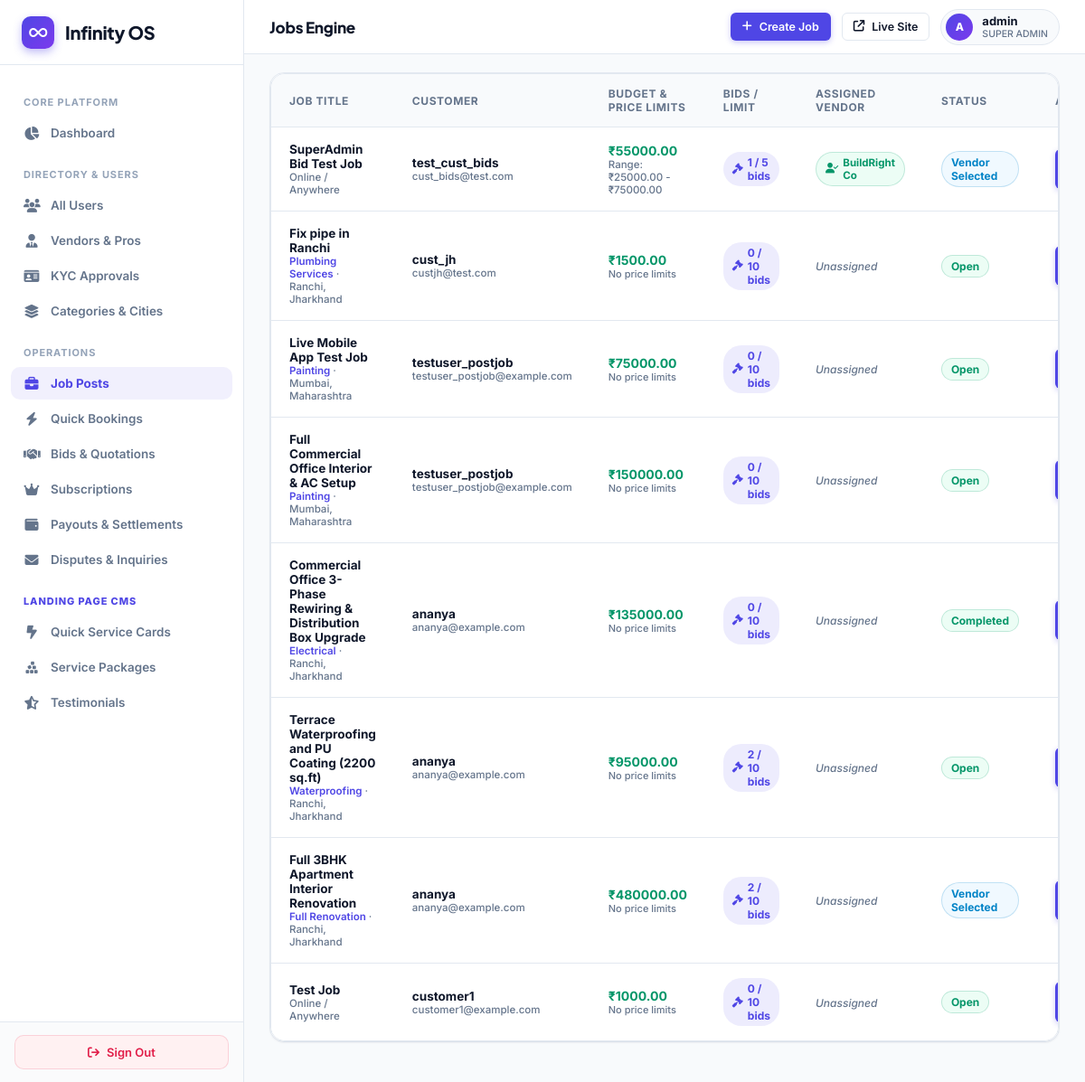
/super-admin/jobs/ (signed in), run on an earlier commit of the app's database.
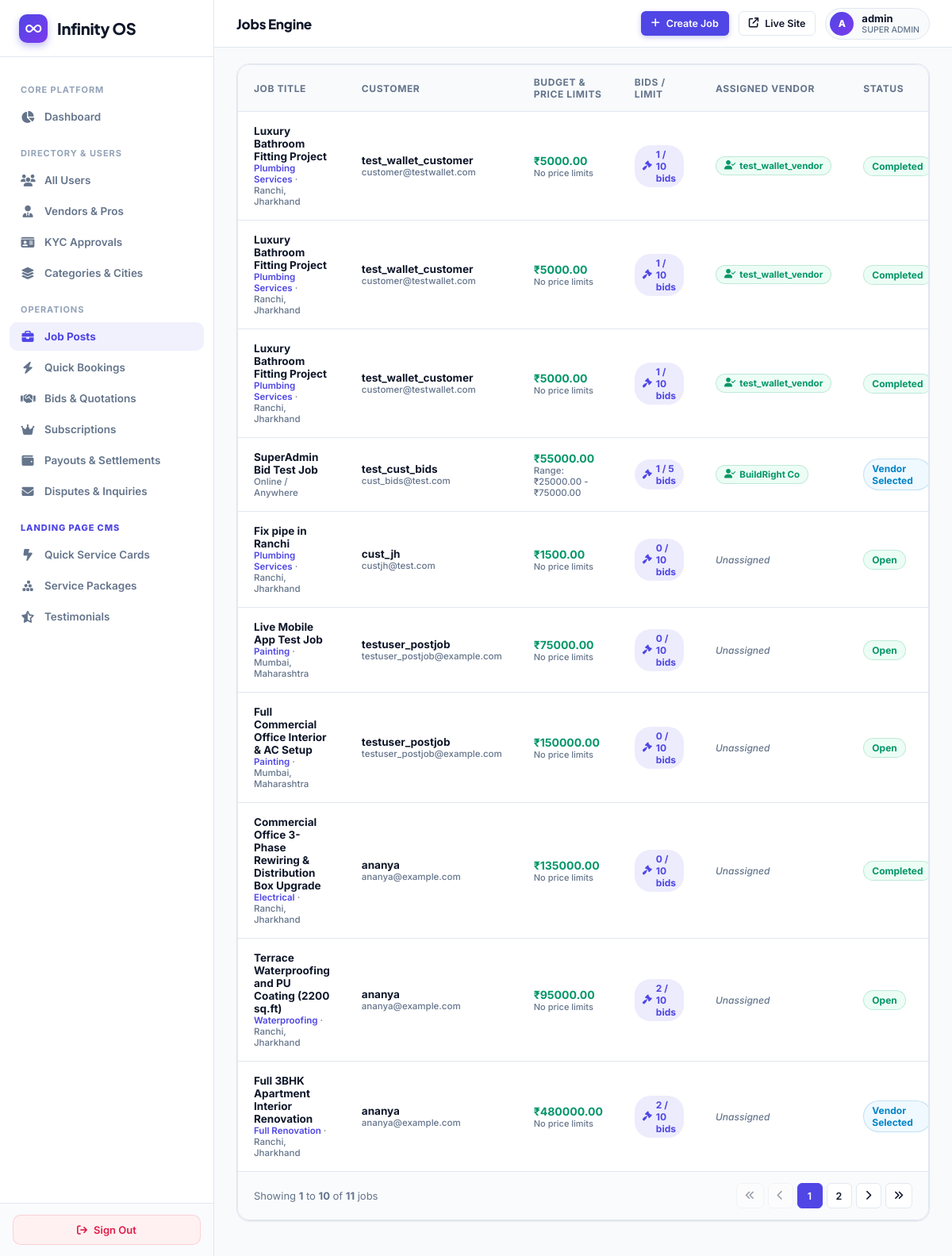
And on a later commit of the database.
### myapp/models.py (models this page shows, shortened)
class CustomUser(AbstractUser):
    ROLE_CHOICES = (
        ('ADMIN', 'Admin'),
        ('VENDOR', 'Vendor'),
        ('USER', 'User'),
    )
    role = models.CharField(max_length=20, choices=ROLE_CHOICES, default='USER')
    assigned_state = models.CharField(max_length=100, blank=True, null=True, help_text="Assigned State/Territory for Area Admin")
    assigned_city = models.CharField(max_length=100, blank=True, null=True, help_text="Assigned City (optional) for Area Admin")

class Job(models.Model):
    STATUS_CHOICES = (
        ('open', 'Open'),
        ('progress', 'In Progress'),
        ('completed', 'Completed'),
        ('cancelled', 'Cancelled'),
        ('closed', 'Closed'),
        ('selected', 'Vendor Selected'),
    )
    title = models.CharField(max_length=255)
    category = models.ForeignKey('Category', on_delete=models.SET_NULL, null=True, blank=True)
    description = models.TextField(blank=True, null=True)
    required_work = models.JSONField(default=list, blank=True, null=True)
    scope_of_work = models.TextField(blank=True, null=True)
    materials_details = models.TextField(blank=True, null=True)
    additional_requirements = models.TextField(blank=True, null=True)
    budget = models.DecimalField(max_digits=10, decimal_places=2)
    budget_type = models.CharField(max_length=50, blank=True, null=True)
    preferred_start_date = models.DateField(null=True, blank=True)
    expected_completion = models.DateField(null=True, blank=True)
    required_time = models.CharField(max_length=100, blank=True, null=True)
    shift_availability = models.CharField(max_length=50, blank=True, null=True)
    working_hours = models.CharField(max_length=100, blank=True, null=True)
    location = models.ForeignKey('Location', on_delete=models.SET_NULL, null=True, blank=True)
    address = models.TextField(blank=True, null=True)
    pincode = models.CharField(max_length=20, blank=True, null=True)
    contact_name = models.CharField(max_length=255, blank=True, null=True)
    contact_mobile = models.CharField(max_length=20, blank=True, null=True)
    user = models.ForeignKey(CustomUser, on_delete=models.CASCADE, related_name='jobs')
    bids_count = models.IntegerField(default=0)
    max_bids = models.IntegerField(default=10, blank=True, null=True, help_text="Maximum allowed bids")
    min_bid_amount = models.DecimalField(max_digits=10, decimal_places=2, null=True, blank=True, help_text="Minimum allowed bid price")
    max_bid_amount = models.DecimalField(max_digits=10, decimal_places=2, null=True, blank=True, help_text="Maximum allowed bid price")
    assigned_vendor = models.ForeignKey(CustomUser, on_delete=models.SET_NULL, null=True, blank=True, related_name='assigned_jobs', help_text="Vendor assigned to this job")
    status = models.CharField(max_length=20, choices=STATUS_CHOICES, default='open')
    created_at = models.DateTimeField(default=timezone.now)

class VendorProfile(models.Model):
    user = models.OneToOneField(CustomUser, on_delete=models.CASCADE, related_name='vendor_profile')
    company_name = models.CharField(max_length=255, blank=True, null=True)
    category = models.CharField(max_length=100)
    location = models.CharField(max_length=255)
    VENDOR_TYPE_CHOICES = (
        ('vendor', 'Vendor'),
        ('company', 'Company Vendor'),
    )
    vendor_type = models.CharField(max_length=20, choices=VENDOR_TYPE_CHOICES, default='vendor')
    employee_code = models.CharField(max_length=50, null=True, blank=True)
    employee_details = models.TextField(null=True, blank=True)
    dob = models.DateField(null=True, blank=True)
    gender = models.CharField(max_length=20, null=True, blank=True)
    address = models.TextField(null=True, blank=True)
    experience = models.IntegerField(default=0)
    id_proof = models.CharField(max_length=100, null=True, blank=True)
    profile_image = models.ImageField(upload_to='vendor_profiles/', null=True, blank=True)
    about = models.TextField(null=True, blank=True)
    rating = models.DecimalField(max_digits=3, decimal_places=1, default=0.0)
    registered_date = models.DateTimeField(default=timezone.now)

class Category(models.Model):
    SERVICE_TYPE_CHOICES = (
        ('job', 'Job'),
        ('quick_service', 'Quick Service'),
        ('both', 'Both'),
    )
    STATUS_CHOICES = (
        ('active', 'Active'),
        ('inactive', 'Inactive'),
    )
    name = models.CharField(max_length=100)
    service_type = models.CharField(max_length=20, choices=SERVICE_TYPE_CHOICES, default='both')
    status = models.CharField(max_length=20, choices=STATUS_CHOICES, default='active')
    created_at = models.DateTimeField(default=timezone.now)

class Location(models.Model):
    STATUS_CHOICES = (
        ('active', 'Active'),
        ('inactive', 'Inactive'),
    )
    state = models.CharField(max_length=100)
    city = models.CharField(max_length=100)
    status = models.CharField(max_length=20, choices=STATUS_CHOICES, default='active')
    created_at = models.DateTimeField(default=timezone.now)

### myapp/super_admin_views.py (the view)
# urls.py: path('super-admin/jobs/', super_admin_views.super_admin_jobs, name='super_admin_jobs'),
@sa_required
def super_admin_jobs(request):
    jobs_qs = Job.objects.all().select_related('user', 'category', 'location', 'assigned_vendor').prefetch_related('bids').order_by('-created_at')
    paginator = Paginator(jobs_qs, 10)
    page_num = request.GET.get('page', 1)
    try:
        jobs = paginator.page(page_num)
    except (EmptyPage, PageNotAnInteger):
        jobs = paginator.page(1)
    page_range = paginator.get_elided_page_range(jobs.number, on_each_side=2, on_ends=1)
    return render(request, 'superadmin/jobs.html', {'jobs': jobs, 'page_range': page_range})

### templates/superadmin/jobs.html (shortened to what this page needs)
{% extends 'superadmin/base.html' %}
{% block header_title %}Jobs Engine{% endblock %}
{% block header_actions %}
<a href="{% url 'super_admin_job_create' %}" class="btn btn-primary btn-sm">
  <i class="fa-solid fa-plus"></i>
  <span>Create Job</span>
</a>
{% endblock %}
{% block content %}
<div class="card" style="padding: 0;">
  <div class="table-container">
    <table>
      <thead>
        <tr>
          <th>Job Title</th>
          <th>Customer</th>
          <th>Budget &amp; Price Limits</th>
          <th>Bids / Limit</th>
          <th>Assigned Vendor</th>
          <th>Status</th>
          <th>Actions</th>
        </tr>
      </thead>
      <tbody>
        {% for job in jobs %}
        <tr>
          <td>
            <strong>{{ job.title }}</strong>
            <div style="font-size: 11.5px; color: var(--text-muted);">
              {% if job.category %}<span style="color: var(--accent); font-weight: 600;">{{ job.category.name }}</span> · {% endif %}
              {% if job.location %}{{ job.location.city }}, {{ job.location.state }}{% else %}Online / Anywhere{% endif %}
            </div>
          </td>
          <td>
            <strong>{{ job.user.username }}</strong>
            {% if job.user.email %}<div style="font-size: 11.5px; color: var(--text-muted);">{{ job.user.email }}</div>{% endif %}
          </td>
          <td>
            <strong style="color: var(--success); font-size: 14px;">₹{{ job.budget }}</strong>
            {% if job.min_bid_amount or job.max_bid_amount %}
            <div style="font-size: 11.5px; color: var(--text-muted);">
              Range: {% if job.min_bid_amount %}₹{{ job.min_bid_amount }}{% else %}0{% endif %} - {% if job.max_bid_amount %}₹{{ job.max_bid_amount }}{% else %}∞{% endif %}
            </div>
            {% else %}
            <div style="font-size: 11px; color: var(--text-muted);">No price limits</div>
            {% endif %}
          </td>
          <td>
            {% with bcount=job.bids.count %}
            <a href="{% url 'super_admin_job_bids' job.id %}" style="text-decoration: none;">
              <span class="badge" style="background: rgba(79, 70, 229, 0.1); color: var(--accent); font-size: 12px; font-weight: 700;">
                <i class="fa-solid fa-gavel"></i> {{ bcount }}{% if job.max_bids %} / {{ job.max_bids }}{% endif %} bids
              </span>
            </a>
            {% endwith %}
          </td>
          <td>
            {% if job.assigned_vendor %}
              <div style="display: flex; align-items: center; gap: 6px;">
                <span class="badge active" style="font-size: 11.5px;">
                  <i class="fa-solid fa-user-check"></i> {{ job.assigned_vendor.vendor_profile.company_name|default:job.assigned_vendor.username }}
                </span>
              </div>
            {% else %}
              <span style="color: var(--text-muted); font-size: 12px; font-style: italic;">Unassigned</span>
            {% endif %}
          </td>
          <td><span class="badge {% if job.status == 'open' %}active{% elif job.status == 'selected' or job.status == 'progress' %}info{% elif job.status == 'completed' %}active{% else %}inactive{% endif %}">{{ job.get_status_display }}</span></td>
          <td>
            <div style="display: flex; gap: 6px; align-items: center;">
              <a href="{% url 'super_admin_job_bids' job.id %}" class="btn btn-primary btn-sm" title="View Bids, Set Limits & Assign Vendor" style="font-size: 11.5px; padding: 5px 10px;">
              </a>
            </div>
          </td>
        </tr>
        {% empty %}
        <tr><td colspan="7" style="text-align: center; padding: 40px; color: var(--text-muted);">No jobs found.</td></tr>
        {% endfor %}
      </tbody>
    </table>
    {% if jobs.has_other_pages %}
    <div class="pagination-wrap">
      <div>Showing <strong>{{ jobs.start_index|default:0 }}</strong> to <strong>{{ jobs.end_index|default:0 }}</strong> of <strong>{{ jobs.paginator.count }}</strong> jobs</div>
      <nav class="pagination-nav" aria-label="Page navigation">
        {% if jobs.has_previous %}
          <a href="?page=1" class="page-link" title="First Page"><i class="fa-solid fa-angles-left"></i></a>
          <a href="?page={{ jobs.previous_page_number }}" class="page-link" title="Previous Page"><i class="fa-solid fa-chevron-left"></i></a>
        {% else %}
          <span class="page-link disabled"><i class="fa-solid fa-angles-left"></i></span>
          <span class="page-link disabled"><i class="fa-solid fa-chevron-left"></i></span>
        {% endif %}
        {% for p in page_range %}
          {% if p == jobs.paginator.ELLIPSIS %}
            <span class="page-link disabled">…</span>
          {% elif p == jobs.number %}
            <span class="page-link active">{{ p }}</span>
          {% else %}
            <a href="?page={{ p }}" class="page-link">{{ p }}</a>
          {% endif %}
        {% endfor %}
        {% if jobs.has_next %}
          <a href="?page={{ jobs.next_page_number }}" class="page-link" title="Next Page"><i class="fa-solid fa-chevron-right"></i></a>
          <a href="?page={{ jobs.paginator.num_pages }}" class="page-link" title="Last Page"><i class="fa-solid fa-angles-right"></i></a>
        {% else %}
          <span class="page-link disabled"><i class="fa-solid fa-chevron-right"></i></span>
          <span class="page-link disabled"><i class="fa-solid fa-angles-right"></i></span>
        {% endif %}
      </nav>
    </div>
    {% endif %}
  </div>
</div>
{% endblock %}

### templates/superadmin/base.html (shortened to what this page needs)
<!DOCTYPE html>
<html lang="en">
<head>
  <link rel="stylesheet" href="https://cdnjs.cloudflare.com/ajax/libs/font-awesome/6.5.2/css/all.min.css">
</head>
<body>
  <aside class="sidebar">
    <a href="{% url 'super_admin_dashboard' %}" class="sidebar-brand">
      <div class="sidebar-brand-icon">
        <i class="fa-solid fa-infinity"></i>
      </div>
      <span>Infinity OS</span>
    </a>
    <div class="sidebar-nav">
      <div class="nav-section">Core Platform</div>
      <a href="{% url 'super_admin_dashboard' %}" class="nav-item {% if request.path == '/super-admin/' %}active{% endif %}">
        <i class="fa-solid fa-chart-pie"></i>
        <span>Dashboard</span>
      </a>
      <div class="nav-section">Directory & Users</div>
      <a href="{% url 'super_admin_users' %}" class="nav-item {% if 'users' in request.path and 'landing' not in request.path %}active{% endif %}">
        <i class="fa-solid fa-users"></i>
        <span>All Users</span>
      </a>
      <a href="{% url 'super_admin_vendors' %}" class="nav-item {% if 'vendors' in request.path %}active{% endif %}">
        <i class="fa-solid fa-user-tie"></i>
        <span>Vendors & Pros</span>
      </a>
      <a href="{% url 'super_admin_kyc' %}" class="nav-item {% if 'kyc' in request.path %}active{% endif %}">
        <i class="fa-solid fa-id-card"></i>
        <span>KYC Approvals</span>
      </a>
      <a href="{% url 'super_admin_cms' %}" class="nav-item {% if '/cms/' in request.path and 'landing' not in request.path %}active{% endif %}">
        <i class="fa-solid fa-layer-group"></i>
        <span>Categories &amp; Cities</span>
      </a>
      <div class="nav-section">Operations</div>
      <a href="{% url 'super_admin_jobs' %}" class="nav-item {% if 'jobs' in request.path and 'landing' not in request.path %}active{% endif %}">
        <i class="fa-solid fa-briefcase"></i>
        <span>Job Posts</span>
      </a>
      <a href="{% url 'super_admin_quick_services' %}" class="nav-item {% if '/super-admin/quick-services' in request.path and 'landing' not in request.path %}active{% endif %}">
        <i class="fa-solid fa-bolt"></i>
        <span>Quick Bookings</span>
      </a>
      <a href="{% url 'super_admin_bids' %}" class="nav-item {% if 'bids' in request.path and 'landing' not in request.path %}active{% endif %}">
        <i class="fa-solid fa-handshake"></i>
        <span>Bids & Quotations</span>
      </a>
      <a href="{% url 'super_admin_subscriptions' %}" class="nav-item {% if 'subscriptions' in request.path %}active{% endif %}">
        <i class="fa-solid fa-crown"></i>
        <span>Subscriptions</span>
      </a>
      <a href="{% url 'super_admin_payouts' %}" class="nav-item {% if 'payouts' in request.path %}active{% endif %}">
        <i class="fa-solid fa-wallet"></i>
        <span>Payouts &amp; Settlements</span>
      </a>
      <a href="{% url 'super_admin_messages' %}" class="nav-item {% if 'messages' in request.path %}active{% endif %}">
        <i class="fa-solid fa-envelope"></i>
        <span>Disputes & Inquiries</span>
      </a>
      <div class="nav-section" style="color: var(--accent); font-weight: 800;">Landing Page CMS</div>
      <a href="{% url 'super_admin_landing_quick_services' %}" class="nav-item {% if '/landing/quick-services' in request.path %}active{% endif %}">
        <i class="fa-solid fa-bolt-lightning"></i>
        <span>Quick Service Cards</span>
      </a>
      <a href="{% url 'super_admin_landing_packages' %}" class="nav-item {% if '/landing/packages' in request.path %}active{% endif %}">
        <i class="fa-solid fa-cubes-stacked"></i>
        <span>Service Packages</span>
      </a>
      <a href="{% url 'super_admin_landing_testimonials' %}" class="nav-item {% if '/landing/testimonials' in request.path %}active{% endif %}">
        <i class="fa-solid fa-star-half-stroke"></i>
        <span>Testimonials</span>
      </a>
    </div>
    <div class="sidebar-footer">
      <a href="{% url 'logout' %}" class="btn-logout">
        <i class="fa-solid fa-arrow-right-from-bracket"></i>
        <span>Sign Out</span>
      </a>
    </div>
  </aside>
  <main class="main-area">
    <header class="header">
      <div class="header-title">
        {% block header_title %}Control Center{% endblock %}
      </div>
      <div class="header-actions">
        {% block header_actions %}{% endblock %}
        <a href="/" target="_blank" class="btn btn-outline btn-sm" title="Preview Public Site">
          <i class="fa-solid fa-arrow-up-right-from-square"></i>
          <span>Live Site</span>
        </a>
        <div class="admin-profile">
          <div class="avatar">
            {{ request.user.username|slice:":1"|upper }}
          </div>
          <div style="font-size: 13px; font-weight: 700;">
            {{ request.user.username }}
            <span style="display: block; font-size: 10.5px; color: var(--text-muted); font-weight: 500;">SUPER ADMIN</span>
          </div>
        </div>
      </div>
    </header>
    <div class="content-wrapper">
      <div class="content-container">
        {% block content %}{% endblock %}
      </div>
    </div>
  </main>
</body>
</html>

What changed in the data, as far as the page shows it:
no longer on this page (row unchanged): Job: title "Test Job", shows "Online / Anywhere", user.username "customer1", user.email "customer1@example.com", budget "1000.00", shows "No price limits", bids.count "0", max_bids "10", shows "Unassigned", status "Open"
added Job: title "Luxury Bathroom Fitting Project", category.name "Plumbing Services", location.city "Ranchi", location.state "Jharkhand", user.username "test_wallet_customer", user.email "customer@testwallet.com", budget "5000.00", shows "No price limits", bids.count "1", max_bids "10", assigned_vendor.vendor_profile.company_name "test_wallet_vendor", status "Completed"
added Job: title "Luxury Bathroom Fitting Project", category.name "Plumbing Services", location.city "Ranchi", location.state "Jharkhand", user.username "test_wallet_customer", user.email "customer@testwallet.com", budget "5000.00", shows "No price limits", bids.count "1", max_bids "10", assigned_vendor.vendor_profile.company_name "test_wallet_vendor", status "Completed"
added Job: title "Luxury Bathroom Fitting Project", category.name "Plumbing Services", location.city "Ranchi", location.state "Jharkhand", user.username "test_wallet_customer", user.email "customer@testwallet.com", budget "5000.00", shows "No price limits", bids.count "1", max_bids "10", assigned_vendor.vendor_profile.company_name "test_wallet_vendor", status "Completed"
Also different on the page:
{{ jobs.start_index|default:0 }}: (not shown) → "1"
{{ jobs.end_index|default:0 }}: (not shown) → "10"
{{ jobs.paginator.count }}: (not shown) → "11"
text now shown: "Showing to of jobs"
new list line: "1"
new list line: "2"
